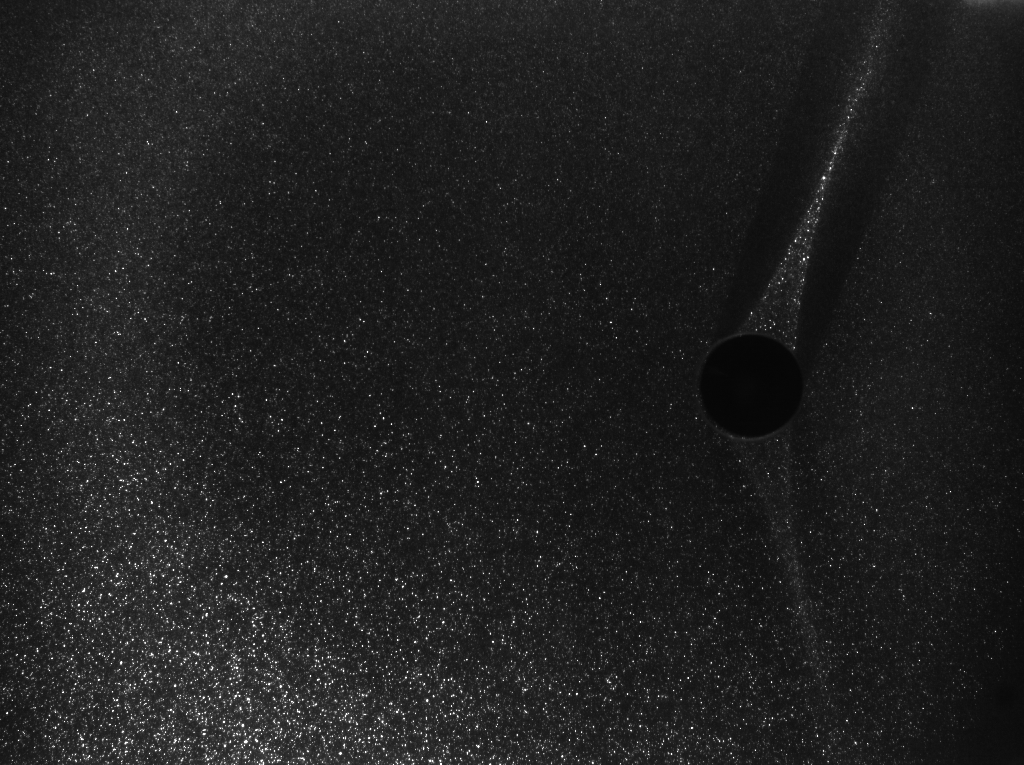
%> input picture pivlab/PIVlab_Karman_01.bmp, 1024 x 765 px; its folder holds 4 pictures in this run
$ octave PIVlab_commandline.m   (GNU Octave 9; MATLAB toolbox functions it lacks are replaced by stand-ins)
%> lines starting %> are read from the running program, lines starting %| are printed output that depends on the picture
%> the answer given: .
%> further down, image1 is the input picture: size 765x1024 uint8; min 5, max 255, mean 32.4
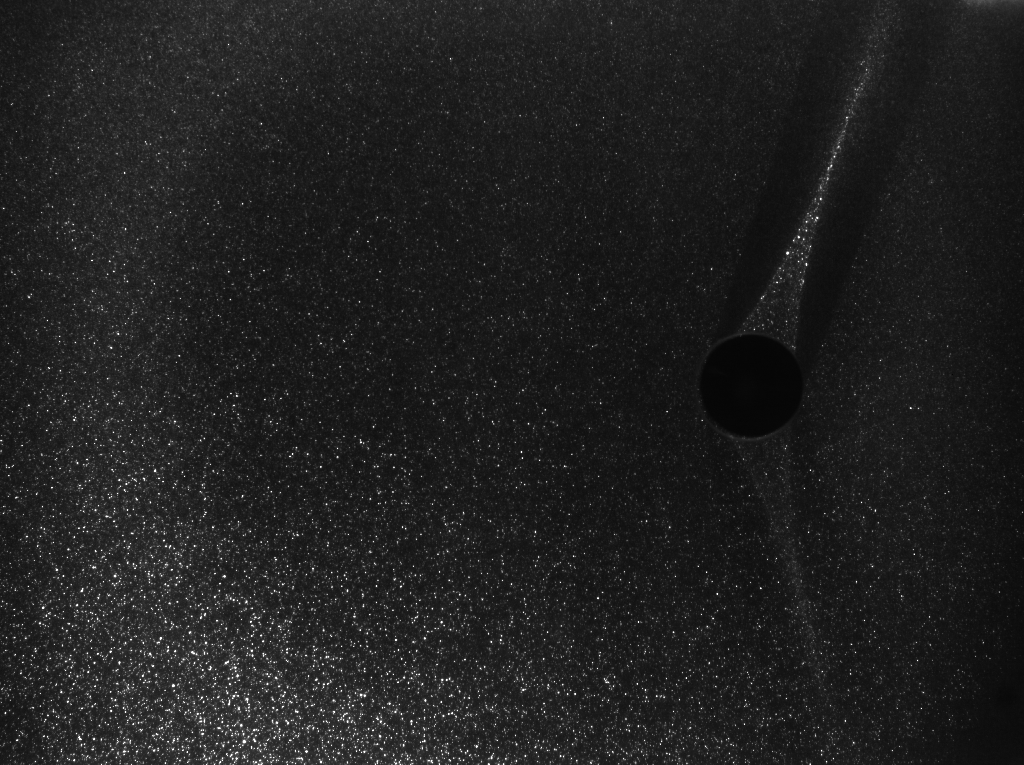
%> input picture pivlab/PIVlab_Karman_02.bmp, 1024 x 765 px
%> further down, image2 is the input picture: size 765x1024 uint8; min 3, max 255, mean 32.3
### pivlab/PIVlab_preproc.m
function out = PIVlab_preproc (in,roirect,clahe, clahesize,highp,highpsize,intenscap,wienerwurst,wienerwurstsize)
%> called with roirect = [], clahe = 1, clahesize = 50, highp = 0, highpsize = 15, intenscap = 0, wienerwurst = 0, wienerwurstsize = 3
if size(in,3)>1
    in(:,:,2:end)=[];
end
%this function preprocesses the images
if numel(roirect)>0
    x=roirect(1);
    y=roirect(2);
    width=roirect(3);
    height=roirect(4);
else
    x=1;
    y=1;
    width=size(in,2)-1;
    height=size(in,1)-1;
end
%roi (x,y,width,height)
in_roi=in(y:y+height,x:x+width);

if intenscap == 1
    %Intensity Capping: a simple method to improve cross-correlation PIV results
    %Uri Shavit Æ Ryan J. Lowe Æ Jonah V. Steinbuck
    n = 2;
    up_lim_im_1 = median(double(in_roi(:))) + n*std2(in_roi); % upper limit for image 1
    brightspots_im_1 = find(in_roi > up_lim_im_1); % bright spots in image 1
    capped_im_1 = in_roi; capped_im_1(brightspots_im_1) = up_lim_im_1; % capped image 1
    in_roi=capped_im_1;
end
if clahe == 1
    numberoftiles1=round(size(in_roi,1)/clahesize);
    numberoftiles2=round(size(in_roi,2)/clahesize);
    if numberoftiles1 < 2
    numberoftiles1=2;
    end
    if numberoftiles2 < 2
    numberoftiles2=2;
    end
    in_roi=adapthisteq(in_roi, 'NumTiles',[numberoftiles1 numberoftiles2], 'ClipLimit', 0.01, 'NBins', 256, 'Range', 'full', 'Distribution', 'uniform');
%> call 2 of PIVlab_preproc, with roirect = [], clahe = 1, clahesize = 50, highp = 0, highpsize = 15, intenscap = 0, wienerwurst = 0, wienerwurstsize = 3
%> in PIVlab_preproc (call 2), `in_roi=adapthisteq(in_roi, 'NumTiles',[numberoftiles1 numberoftiles2],..`:
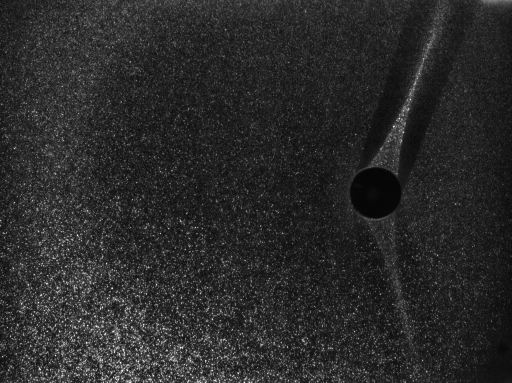
%> in_roi: size 765x1024 uint8 (shown at 1/2 size); min 0, max 255, mean 42
end

if highp == 1
    h = fspecial('gaussian',highpsize,highpsize);
    in_roi=double(in_roi-(imfilter(in_roi,h,'replicate')));
    in_roi=in_roi/max(max(in_roi))*255;
end

if wienerwurst == 1
    in_roi=wiener2(in_roi,[wienerwurstsize wienerwurstsize]);
end

out=in;
out(y:y+height,x:x+width)=in_roi;
out=uint8(out);

### pivlab/piv_FFTmulti.m
function [xtable ytable utable vtable typevector] = piv_FFTmulti (image1,image2,interrogationarea, step, subpixfinder, mask_inpt, roi_inpt,passes,int2,int3,int4,imdeform)
%> called with interrogationarea = 64, step = 32, subpixfinder = 1, mask_inpt = [], roi_inpt = [], passes = 2, int2 = 32, int3 = 16
%profile on
%this funtion performs the  PIV analysis.
warning off %#ok<*WNOFF> %MATLAB:log:logOfZero
if numel(roi_inpt)>0
    xroi=roi_inpt(1);
    yroi=roi_inpt(2);
    widthroi=roi_inpt(3);
    heightroi=roi_inpt(4);
    image1_roi=double(image1(yroi:yroi+heightroi,xroi:xroi+widthroi));
    image2_roi=double(image2(yroi:yroi+heightroi,xroi:xroi+widthroi));
else
    xroi=0;
    yroi=0;
    image1_roi=double(image1);
    image2_roi=double(image2);
end
gen_image1_roi = image1_roi;
gen_image2_roi = image2_roi;

if numel(mask_inpt)>0
    cellmask=mask_inpt;
    mask=zeros(size(image1_roi));
    for i=1:size(cellmask,1);
        masklayerx=cellmask{i,1};
        masklayery=cellmask{i,2};
        mask = mask + poly2mask(masklayerx-xroi,masklayery-yroi,size(image1_roi,1),size(image1_roi,2)); %kleineres eingangsbild und maske geshiftet
    end
else
    mask=zeros(size(image1_roi));
end
mask(mask>1)=1;
%> mask: size 765x1024 double; every value is 0
gen_mask = mask;

miniy=1+(ceil(interrogationarea/2));
minix=1+(ceil(interrogationarea/2));
maxiy=step*(floor(size(image1_roi,1)/step))-(interrogationarea-1)+(ceil(interrogationarea/2)); %statt size deltax von ROI nehmen
maxix=step*(floor(size(image1_roi,2)/step))-(interrogationarea-1)+(ceil(interrogationarea/2));

numelementsy=floor((maxiy-miniy)/step+1);
numelementsx=floor((maxix-minix)/step+1);

LAy=miniy;
LAx=minix;
LUy=size(image1_roi,1)-maxiy;
LUx=size(image1_roi,2)-maxix;
shift4centery=round((LUy-LAy)/2);
shift4centerx=round((LUx-LAx)/2);
if shift4centery<0 %shift4center will be negative if in the unshifted case the left border is bigger than the right border. the vectormatrix is hence not centered on the image. the matrix cannot be shifted more towards the left border because then image2_crop would have a negative index. The only way to center the matrix would be to remove a column of vectors on the right side. but then we weould have less data....
    shift4centery=0;
end
if shift4centerx<0 %shift4center will be negative if in the unshifted case the left border is bigger than the right border. the vectormatrix is hence not centered on the image. the matrix cannot be shifted more towards the left border because then image2_crop would have a negative index. The only way to center the matrix would be to remove a column of vectors on the right side. but then we weould have less data....
    shift4centerx=0;
end
miniy=miniy+shift4centery;
minix=minix+shift4centerx;
maxix=maxix+shift4centerx;
maxiy=maxiy+shift4centery;

image1_roi=padarray(image1_roi,[ceil(interrogationarea/2) ceil(interrogationarea/2)], min(min(image1_roi)));
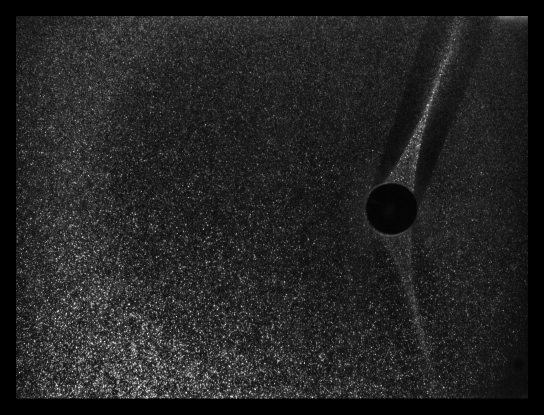
%> image1_roi: size 829x1088 double (shown at 1/2 size); min 0, max 255, mean 34.9
image2_roi=padarray(image2_roi,[ceil(interrogationarea/2) ceil(interrogationarea/2)], min(min(image1_roi)));
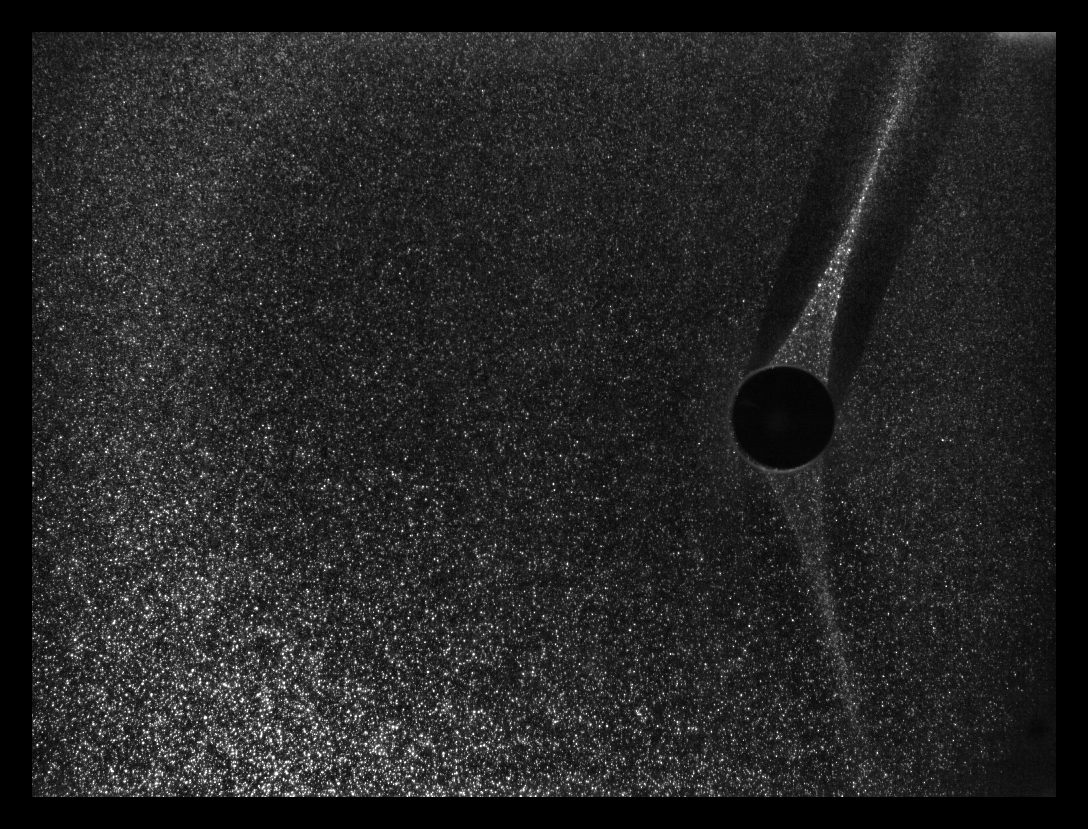
%> image2_roi: size 829x1088 double; min 0, max 255, mean 36.5
mask=padarray(mask,[ceil(interrogationarea/2) ceil(interrogationarea/2)],0);

if (rem(interrogationarea,2) == 0) %for the subpixel displacement measurement
    SubPixOffset=1;
else
    SubPixOffset=0.5;
end
xtable=zeros(numelementsy,numelementsx);
ytable=xtable;
utable=xtable;
vtable=xtable;
typevector=ones(numelementsy,numelementsx);

%% MAINLOOP
try %check if used from GUI
    handles=guihandles(getappdata(0,'hgui'));
    GUI_avail=1;
catch %#ok<CTCH>
    GUI_avail=0;
end

% divide images by small pictures
% new index for image1_roi and image2_roi
s0 = (repmat((miniy:step:maxiy)'-1, 1,numelementsx) + repmat(((minix:step:maxix)-1)*size(image1_roi, 1), numelementsy,1))';
s0 = permute(s0(:), [2 3 1]);
s1 = repmat((1:interrogationarea)',1,interrogationarea) + repmat(((1:interrogationarea)-1)*size(image1_roi, 1),interrogationarea,1);
ss1 = repmat(s1, [1, 1, size(s0,3)])+repmat(s0, [interrogationarea, interrogationarea, 1]);

image1_cut = image1_roi(ss1);
image2_cut = image2_roi(ss1);

%do fft2
result_conv = fftshift(fftshift(real(ifft2(conj(fft2(image1_cut)).*fft2(image2_cut))), 1), 2);
minres = permute(repmat(squeeze(min(min(result_conv))), [1, size(result_conv, 1), size(result_conv, 2)]), [2 3 1]);
deltares = permute(repmat(squeeze(max(max(result_conv))-min(min(result_conv))),[ 1, size(result_conv, 1), size(result_conv, 2)]), [2 3 1]);
result_conv = ((result_conv-minres)./deltares)*255;
%apply mask
ii = find(mask(ss1(round(interrogationarea/2+1), round(interrogationarea/2+1), :)));
%> (the rest of the program and of its run is left out)
